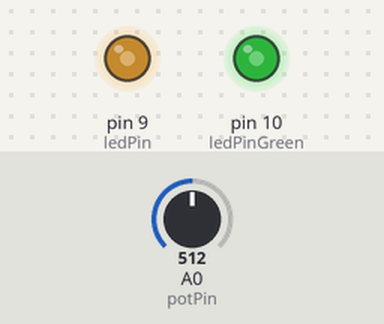
The sketch below on a simulated Arduino Uno, built with avr-gcc and run on an emulated ATmega328P. On the bench: output pins drawn as LEDs (lit = HIGH). The inputs (shaded band) are chosen by the test bench; at power-on: A0 (potPin) = 512.

Above: at 1.2 s.
1.3 s: A0 (potPin) set to 716
At 2.5 s:
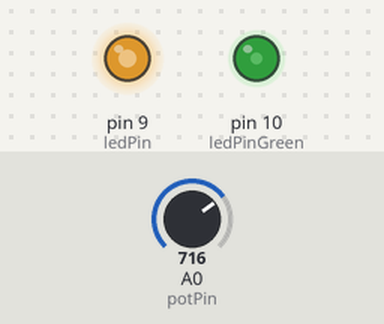
2.8 s: A0 (potPin) set to 900
At 3.6 s:
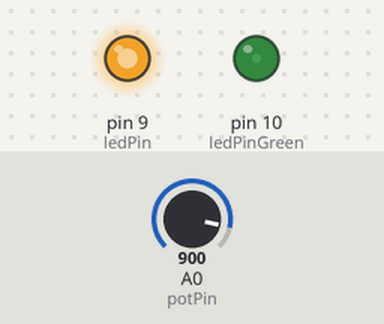
4.3 s: A0 (potPin) set to 1023
At 4.7 s:
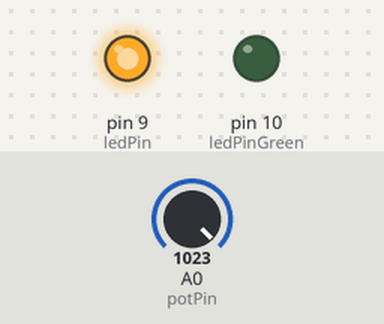
5.8 s: A0 (potPin) set to 306
At 7.0 s:
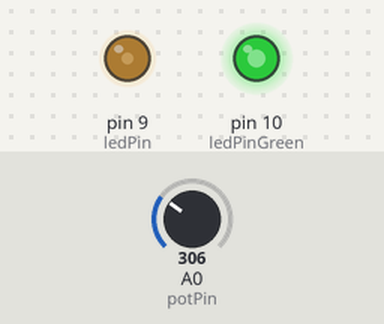
7.3 s: A0 (potPin) set to 122
At 8.2 s:
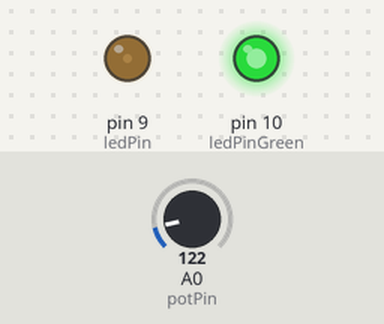
8.8 s: A0 (potPin) set to 511
At 9.4 s:
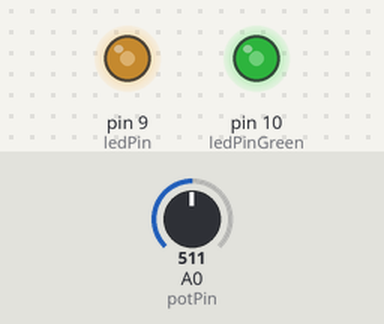
Timing chart, 0 to 11.3 s (numbered marks = the images above; inputs shaded):
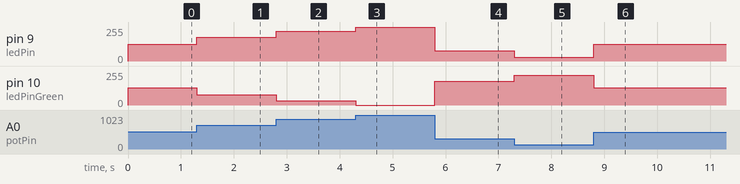

Measured:
- after the input at 1.3 s, pin 9 (ledPin): 127/255 → 178/255 at once; pin 10 (ledPinGreen): 128/255 → 77/255 at once
- after the input at 2.8 s, pin 9 (ledPin): 178/255 → 224/255 at once; pin 10 (ledPinGreen): 77/255 → 31/255 at once
- after the input at 4.3 s, pin 9 (ledPin): 224/255 → 255/255 at once; pin 10 (ledPinGreen): 31/255 → 0/255 at once
- after the input at 5.8 s, pin 9 (ledPin): 255/255 → 76/255 at once; pin 10 (ledPinGreen): 0/255 → 179/255 at once
- after the input at 7.3 s, pin 9 (ledPin): 76/255 → 30/255 at once; pin 10 (ledPinGreen): 179/255 → 225/255 at once
- after the input at 8.8 s, pin 9 (ledPin): 30/255 → 127/255 at once; pin 10 (ledPinGreen): 225/255 → 128/255 at once

The sketch:

MTC_V2.ino
```cpp
/*
  Devin Hernandez
  Sophomore Project Lab
  PV-IES
  10/2/23

  Software Version: 0.2.x
*/

int potPin = A0;
int ledPin = 9;
int ledPinGreen = 10;

void setup() {
  // put your setup code here, to run once:
  pinMode(ledPin, OUTPUT);
  pinMode(ledPinGreen, OUTPUT);
}

void loop() {
  // put your main code here, to run repeatedly:
  int potValue = analogRead(potPin);
  int brightness = map(potValue, 0, 1023, 0, 255);
  int brightnessGreen = map(potValue, 0, 1023, 255, 0);
  //int brightnessGreen = (brightness*-1)+256;
  Serial.print(brightness);
  Serial.print(" ");
  Serial.println(brightnessGreen);

  analogWrite(ledPin, brightness);
  analogWrite(ledPinGreen, brightnessGreen);
  //delay(1);
}
```
